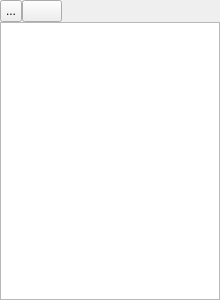
<?xml version="1.0" encoding="UTF-8"?>
<ui version="4.0">
 <class>SADataFeatureWidget</class>
 <widget class="QWidget" name="SADataFeatureWidget">
  <property name="geometry">
   <rect>
    <x>0</x>
    <y>0</y>
    <width>220</width>
    <height>300</height>
   </rect>
  </property>
  <property name="windowTitle">
   <string>Form</string>
  </property>
  <layout class="QVBoxLayout" name="verticalLayout">
   <property name="spacing">
    <number>0</number>
   </property>
   <property name="leftMargin">
    <number>0</number>
   </property>
   <property name="topMargin">
    <number>0</number>
   </property>
   <property name="rightMargin">
    <number>0</number>
   </property>
   <property name="bottomMargin">
    <number>0</number>
   </property>
   <item>
    <layout class="QHBoxLayout" name="horizontalLayout">
     <property name="spacing">
      <number>0</number>
     </property>
     <item>
      <widget class="QToolButton" name="toolButton_clearDataFeature">
       <property name="minimumSize">
        <size>
         <width>16</width>
         <height>16</height>
        </size>
       </property>
       <property name="maximumSize">
        <size>
         <width>22</width>
         <height>22</height>
        </size>
       </property>
       <property name="text">
        <string>...</string>
       </property>
       <property name="icon">
        <iconset resource="../icons.qrc">
         <normaloff>:/icons/icons/clearMarked.png</normaloff>:/icons/icons/clearMarked.png</iconset>
       </property>
      </widget>
     </item>
     <item>
      <widget class="QPushButton" name="pushButton_test">
       <property name="text">
        <string/>
       </property>
      </widget>
     </item>
     <item>
      <spacer name="horizontalSpacer">
       <property name="orientation">
        <enum>Qt::Horizontal</enum>
       </property>
       <property name="sizeHint" stdset="0">
        <size>
         <width>40</width>
         <height>20</height>
        </size>
       </property>
      </spacer>
     </item>
    </layout>
   </item>
   <item>
    <widget class="QTreeView" name="treeView">
     <property name="editTriggers">
      <set>QAbstractItemView::NoEditTriggers</set>
     </property>
     <property name="selectionMode">
      <enum>QAbstractItemView::ExtendedSelection</enum>
     </property>
    </widget>
   </item>
  </layout>
 </widget>
 <resources>
  <include location="../icons.qrc"/>
 </resources>
 <connections/>
</ui>
